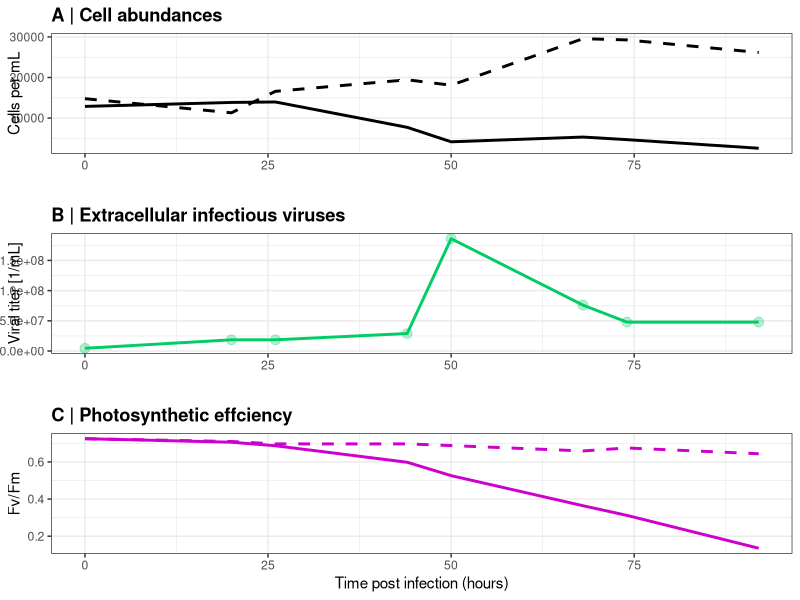

This figure's R source: (Note: this script raises an error after producing the figure.)

library(readxl)
library(ggplot2)
library(data.table)
library(RColorBrewer)
library(grid)

setwd("S:/Quantification/")

# Opening the data
guinardia_data <- read_excel("SummaryQuantifications.xlsx", 1, na="")
names(guinardia_data)

#data <- rbind(chl_sph, chl_vol, nuc_vol)
#head(data)

# Plotting
p1a_abundances  <- ggplot(guinardia_data, aes(x=hours)) + 
    geom_line(aes(y = abun_inf), size=1) + 
    geom_line(aes(y = abun_con), size=1,linetype="dashed") +
    theme_bw() + theme(plot.title = element_text(face="bold"))+
    labs(title = "A | Cell abundances",y = "Cells per mL",x="")

p1_viral_titer <- ggplot(guinardia_data, aes(hours, Viral_titer)) + 
    geom_point(color = "springgreen3", size=3, alpha=0.3)+
    geom_line(color = "springgreen3", size=1) + theme_bw() +
    theme(plot.title = element_text(face="bold"))+
    labs(title = "B | Extracellular infectious viruses",x="", y = "Viral titer [1/mL]")

p2_FvFm <- ggplot(guinardia_data, aes(x=hours)) + 
    geom_line(aes(y = Fv_Fm_inf), color="magenta3",size=1) + 
    geom_line(aes(y = Fv_Fm_con), color="magenta3",size=1,linetype="dashed") +
    theme_bw() + theme(plot.title = element_text(face="bold"))+
    labs(title = "C | Photosynthetic effciency",y = "Fv/Fm",x="Time post infection (hours)")

# Merging plots
grid.newpage()
grid.draw(rbind(ggplotGrob(p1a_abundances), ggplotGrob(p1_viral_titer), ggplotGrob(p2_FvFm), size = "last"))


inf_data <- melt(as.data.table(guinardia_data), id.vars=c("time", "hours"))
inf_data <- inf_data[variable=="inf_healthy" | variable=="inf_dead" | variable=="inf_spots"]

con_data <- melt(as.data.table(guinardia_data), id.vars=c("time", "hours"))
con_data <- con_data[variable=="con_healthy" | variable=="con_dead" | variable=="con_spots"]

p3_counts_inf <- ggplot(inf_data, aes(x=time, y=value, fill=variable))+
    geom_bar(stat="identity", position='dodge')+
    scale_fill_manual(values=c("magenta3", "grey75", "springgreen3"))+
    scale_x_discrete(breaks=unique(data$time), labels=unique(data$hours))+
    theme_bw()+ theme(legend.position="none", plot.title = element_text(face="bold"))+
    labs(y="Percentage of cells (%)",x="",title = "A | Infected culture")

p4_counts_con <- ggplot(con_data, aes(x=time, y=value, fill=variable))+
    geom_bar(stat="identity", position='dodge')+
    scale_fill_manual(values=c("magenta3", "grey75", "springgreen3"),name="",labels=c("healthy", "dead", "RNA spots visible"))+
    scale_x_discrete(breaks=unique(data$time), labels=unique(data$hours))+
    theme_bw() + theme(legend.position="bottom", plot.title = element_text(face="bold"))+
    labs(x="Time post infection (hours)", y="Percentage of cells (%)",title = "B | Control culture")

# Merging plots
grid.newpage()
grid.draw(rbind(ggplotGrob(p3_counts_inf), ggplotGrob(p4_counts_con),size = "last"))